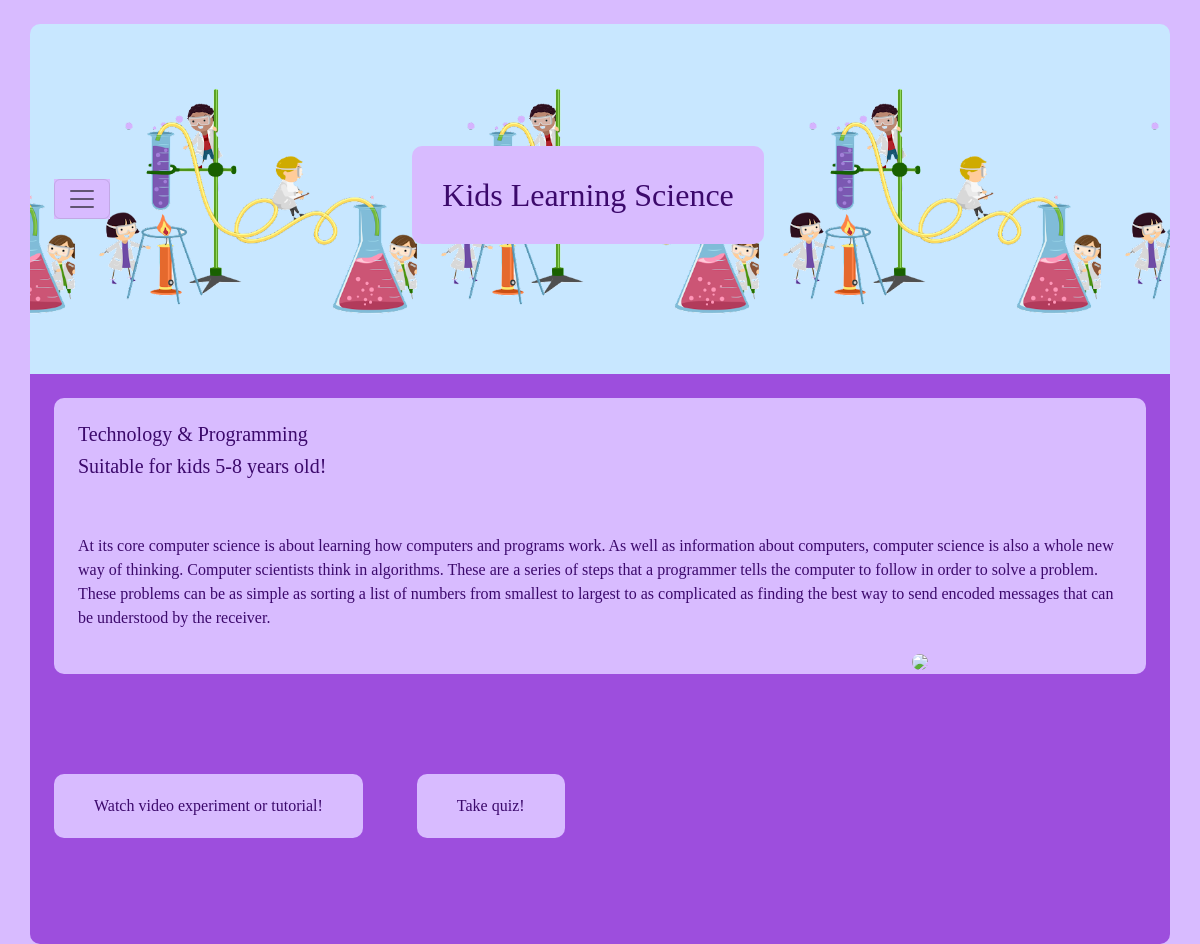
Screenshot of /technology/basic/ with the database file from the repository.
### HW5App/models.py (models this page shows, shortened)
class Course(models.Model):
    title = models.CharField(max_length=50)
    description = models.TextField(max_length=1000, null=True)
    topic = models.ForeignKey(Topic, on_delete=models.CASCADE)
    age = models.ForeignKey(AgeGroup, on_delete=models.CASCADE)
    tutorial_Video = EmbedVideoField()
    videodescription = models.CharField(max_length=50, null=True)

class Topic(models.Model):
    title = models.CharField(max_length=50)

class AgeGroup(models.Model):
    title = models.CharField(max_length=50)

### HW5App/views.py (the view)
# urls.py: path('technology/basic/', tech1, name="tech1"),
def tech1(request):
    try:
        courses = Course.objects.all()
    except Course.DoesNotExist:
        courses = None
    context = {"courses": list(courses)}
    return render(request, "tech1.html", context=context)

### templates/tech1.html (shortened to what this page needs)
<!DOCTYPE html>
<html lang="en">
<head>
    <link href="https://cdn.jsdelivr.net/npm/bootstrap@5.2.0-beta1/dist/css/bootstrap.min.css" rel="stylesheet"
>
        {% load static %} background-image: url('{% static 'kids.png'%}');
</head>
<body>
<div class="container">
    <nav class="navbar mt-4 p-4">
        <div>
            <button class="navbar-toggler " type="button" data-bs-toggle="offcanvas" data-bs-target="#offcanvasNavbar"
                    aria-controls="offcanvasNavbar">
                <span class="navbar-toggler-icon"></span>
            </button>
        </div>
        <h2 class="title">Kids Learning Science <br>
            </h2>
    </nav>
    <div class="jumbotron p-4 text-left">
        <div id="div1">
            <div class="p-4 border-top-custom">
                <h5>{{ courses.0.topic.title }}</h5>
                <h5>Suitable for kids {{ courses.0.age.title }} years old!</h5>
            </div>
            <div class="p-4">
                {{ courses.0.description }}
            </div>
            <img style="float: right; margin-right: 20%; border-radius: 10px"
                 src="https://encrypted-tbn0.gstatic.com/images?q=tbn:ANd9GcT7TUA6yBMehM-NllDJSqSECIjNyp64aX_KUA&usqp=CAU">
            <p class="lead"></p>
        </div>
        <button class="watch"><a style="background-color: transparent; padding: 20px; text-decoration: none; color: #3c096c" href="{% url 'tech1tutorial' %}">Watch video experiment or tutorial!</a></button>
        <button class="watch"><a style="background-color: transparent; padding: 20px; text-decoration: none; color: #3c096c" href="{% url 'quiz' %}">Take quiz!</a></button>
    </div>
</div>
</body>
</html>

### rows the page displays
Course: topic.title "Technology & Programming", age.title "5-8", description "At its core computer science is about learning how computers and programs work. As well as information about computers, computer science is also a whole new way of thinking. Computer scientists think in algorithms. These are a series of steps that a programmer tells the computer to follow in order to solve a problem. These problems can be as simple as sorting a list of numbers from smallest to largest to as complicated as finding the best way to send encoded messages that can be understood by the receiver."
